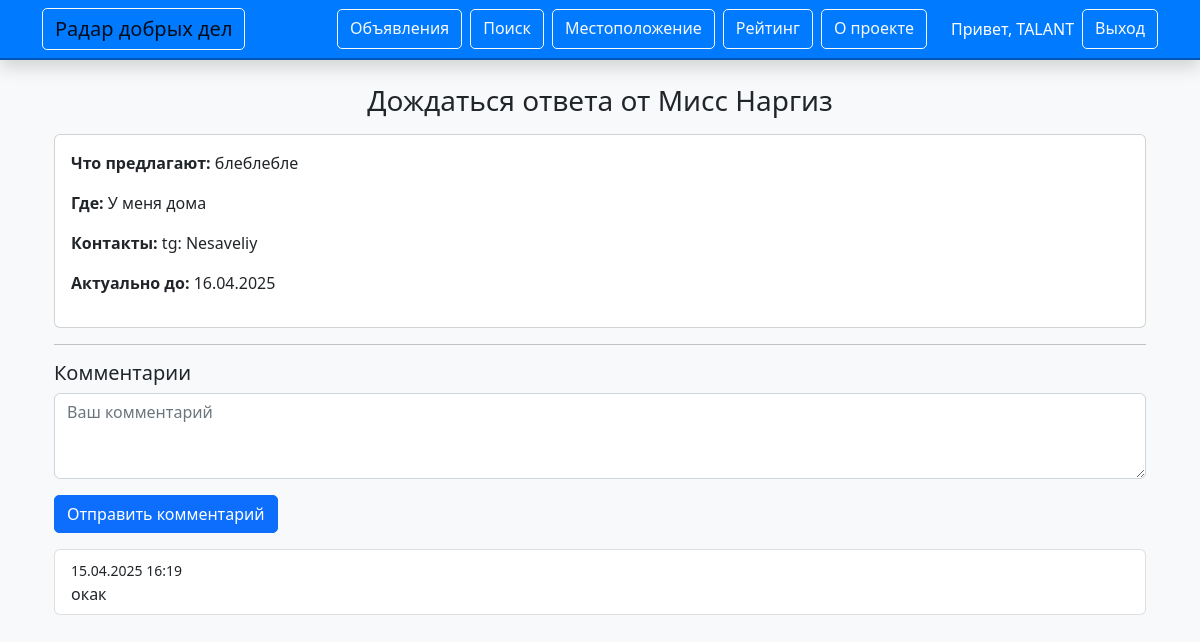
Screenshot of /announcement/2 (signed in) with the database file from the repository.
### app.py (models this page shows, shortened)
class User(UserMixin, db.Model):
    id = db.Column(db.Integer, primary_key=True)
    username = db.Column(db.String(50), unique=True, nullable=False)
    password_hash = db.Column(db.String(256), nullable=False)
    city = db.Column(db.String(100))  # теперь только город
    lat = db.Column(db.Float)
    lng = db.Column(db.Float)
    markers = db.relationship('Marker', backref='user', lazy=True)
    comments = db.relationship('Comment', backref='user', lazy=True)

class Marker(db.Model):
    id = db.Column(db.Integer, primary_key=True)
    user_id = db.Column(db.Integer, db.ForeignKey('user.id'), nullable=False)
    help_needed = db.Column(db.String(200), nullable=False)
    offer = db.Column(db.String(200))
    location_text = db.Column(db.String(200), nullable=False)
    deadline = db.Column(db.Date, nullable=False)
    contact = db.Column(db.String(100), nullable=False)
    latitude = db.Column(db.Float, nullable=False)
    longitude = db.Column(db.Float, nullable=False)
    created_at = db.Column(db.DateTime, server_default=db.func.now())
    comments = db.relationship('Comment', backref='marker', lazy=True)

class Comment(db.Model):
    id = db.Column(db.Integer, primary_key=True)
    marker_id = db.Column(db.Integer, db.ForeignKey('marker.id'), nullable=False)
    user_id = db.Column(db.Integer, db.ForeignKey('user.id'), nullable=False)
    text = db.Column(db.Text, nullable=False)
    created_at = db.Column(db.DateTime, server_default=db.func.now())

### app.py (the view)
@app.route('/announcement/<int:marker_id>')
@login_required
def announcement(marker_id):
    marker = Marker.query.get_or_404(marker_id)
    return render_template('announcement.html', marker=marker, user=current_user)

### app.py (called while the page is built)
@login_manager.user_loader
def load_user(user_id):
    return User.query.get(int(user_id))

### templates/announcement.html (shortened to what this page needs)
{% extends "base.html" %}
{% block content %}
<div class="container">
  <h3 class="text-center mb-3">{{ marker.help_needed }}</h3>
  <div class="card p-3 mb-3">
    <p><strong>Что предлагают:</strong> {{ marker.offer }}</p>
    <p><strong>Где:</strong> {{ marker.location_text }}</p>
    <p><strong>Контакты:</strong> {{ marker.contact }}</p>
    <p><strong>Актуально до:</strong> {{ marker.deadline.strftime('%d.%m.%Y') }}</p>
  </div>
  <hr>
  <h5>Комментарии</h5>
  <div class="mb-3">
    <form id="comment-form">
      <div class="mb-3">
        <textarea class="form-control" id="commentText" name="text" placeholder="Ваш комментарий" rows="3" required></textarea>
      </div>
      <button type="submit" class="btn btn-primary custom-btn">Отправить комментарий</button>
    </form>
  </div>
  <ul class="list-group">
    {% for comment in marker.comments %}
    <li class="list-group-item">
      <small>{{ comment.created_at.strftime('%d.%m.%Y %H:%M') }}</small><br>
      {{ comment.text }}
    </li>
    {% endfor %}
  </ul>
</div>
{% endblock %}

### templates/base.html (shortened to what this page needs)
<!DOCTYPE html>
<html lang="ru">
<head>
  <link rel="stylesheet" href="https://cdn.jsdelivr.net/npm/bootstrap@5.2.3/dist/css/bootstrap.min.css">
  <link rel="stylesheet" href="https://unpkg.com/leaflet/dist/leaflet.css">
  <link rel="stylesheet" href="{{ url_for('static', filename='css/custom.css') }}">
</head>
<body>
  <nav class="navbar navbar-expand-lg navbar-custom shadow">
    <div class="container">
      <a class="navbar-brand btn btn-outline-light custom-btn" href="{{ url_for('map_view') }}">Радар добрых дел</a>
      <div class="d-flex">
        <a class="btn btn-outline-light custom-btn me-2" href="{{ url_for('announcements') }}">Объявления</a>
        <a class="btn btn-outline-light custom-btn me-2" href="{{ url_for('search') }}">Поиск</a>
        <a class="btn btn-outline-light custom-btn me-2" href="{{ url_for('location') }}">Местоположение</a>
        <a class="btn btn-outline-light custom-btn me-2" href="{{ url_for('rating') }}">Рейтинг</a>
        <a class="btn btn-outline-light custom-btn me-2" href="{{ url_for('about') }}">О проекте</a>
        {% if current_user.is_authenticated %}
          <span class="navbar-text text-white ms-3">Привет, {{ current_user.username }}</span>
          <a class="btn btn-outline-light custom-btn ms-2" href="{{ url_for('logout') }}">Выход</a>
        {% else %}
          <a class="btn btn-outline-light custom-btn me-2" href="{{ url_for('login') }}">Войти</a>
          <a class="btn btn-outline-light custom-btn" href="{{ url_for('register') }}">Регистрация</a>
        {% endif %}
      </div>
    </div>
  </nav>
  <div class="container mt-4">
    {% block content %}{% endblock %}
  </div>
</body>
</html>

### static/css/custom.css (style rules this page uses)
body { opacity: 1; animation: fadeIn 0.8s forwards ease-in-out; background-color: #f8f9fa; margin: 0; padding: 0; font-family: 'Segoe UI', Tahoma, Geneva, Verdana, sans-serif; }
.navbar-custom, .navbar-dark, .bg-primary { background-color: #007bff !important; border-bottom: 2px solid #0056b3; }
.btn, .custom-btn { transition: all 0.3s ease; border-radius: 5px; }
.navbar .container, .navbar .container-fluid { display: flex; justify-content: space-between; align-items: center; }

### rows the page displays
User: username "TALANT"
Marker: help_needed "Дождаться ответа от Мисс Наргиз", offer "блеблебле", location_text "У меня дома", contact "tg: Nesaveliy", deadline "16.04.2025"
Comment: created_at "15.04.2025 16:19", text "окак"
